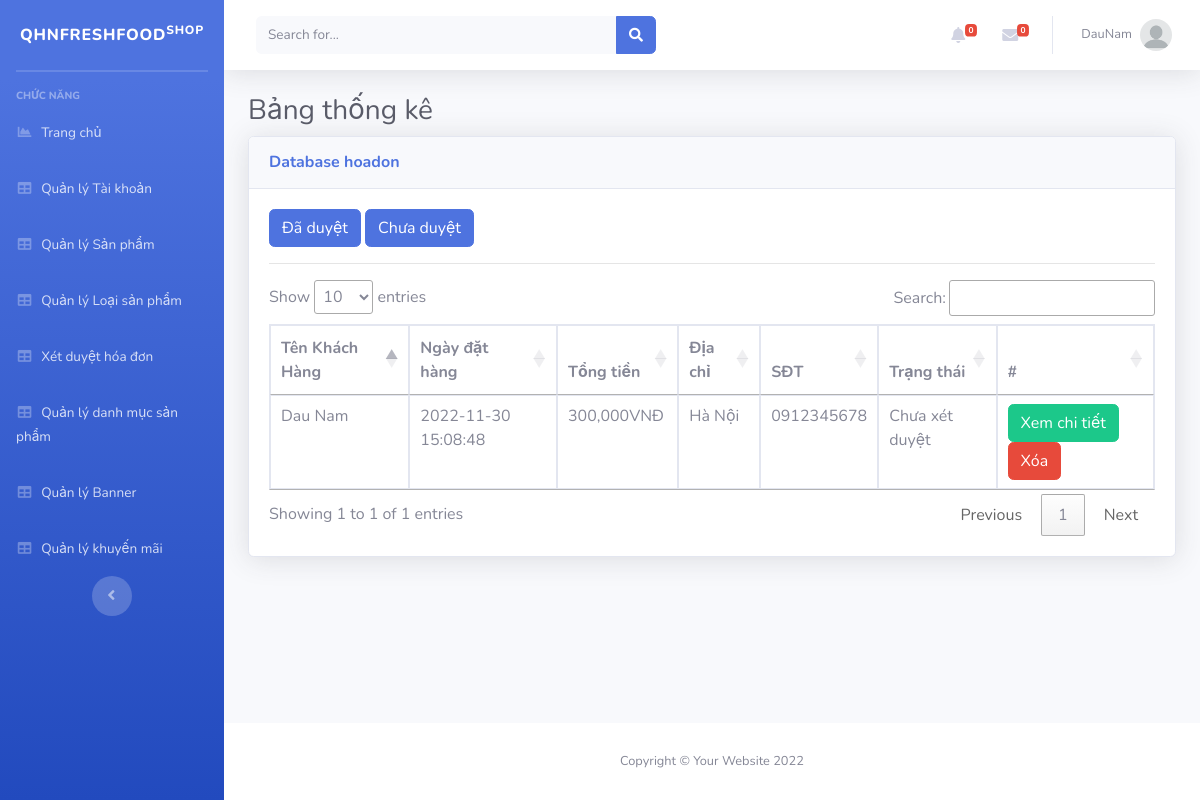
The page /Admin/index.php?mod=hoadon (signed in) on the database its author committed.
### tables this page shows
CREATE TABLE `hoadon` (
  `MaHD` int(11) NOT NULL,
  `MaND` int(11) NOT NULL,
  `NgayLap` datetime NOT NULL,
  `NguoiNhan` varchar(255) NOT NULL,
  `SDT` varchar(20) NOT NULL,
  `DiaChi` varchar(255) NOT NULL,
  `PhuongThucTT` varchar(255) NOT NULL,
  `TongTien` float NOT NULL,
  `TrangThai` varchar(255) NOT NULL
);

### Admin/MVC/Controllers/HoadonController.php (called while the page is built, shortened)
<?php
class HoaDonController
{
    var $hoadon_model;
    public function __construct()
    {
        $this->hoadon_model = new Hoadon();
    }
    function list()
    {
        if (isset($_GET['id'])) {
            $id = $_GET['id'];
            if ($id > 1) {
                $id = 0;
            }
            $data = $this->hoadon_model->trangthai($id);
        } else {
            $data = $this->hoadon_model->All();
        }
        require_once("MVC/Views/Admin/index.php");
    }
}

### Admin/MVC/Models/connection.php (called while the page is built, shortened)
<?php
    class Connection{
        function __construct()
        {
            $severname ="localhost";
            $username ="root";
            $password ="";
            $db_name ="qhnfreshfood";
            $this->conn = new mysqli($severname,$username,$password,$db_name);
        }
    }
?>

### Admin/MVC/Models/model.php (called while the page is built, shortened)
<?php
require_once("connection.php");
class Model
{
    var $table;
    var $contens;
    function __construct()
    {
        $conn_obj = new Connection();
        $this->conn = $conn_obj->conn;
    }
    function All()
    {
        $query = "select * from $this->table ORDER BY $this->contens DESC ";
        require("result.php");
        return $data;
    }
}

### Admin/MVC/Models/result.php (called while the page is built)
<?php
$result = $this->conn->query($query);
$data = array();
while ($row = $result->fetch_assoc()) {
    $data[] = $row;
}
?>

### Admin/MVC/Views/hoadon/list.php (the view, shortened to what this page needs)
<a href="?mod=hoadon&id=1" type="button" class="btn btn-primary">Đã duyệt</a>
<a href="?mod=hoadon&id=0" type="button" class="btn btn-primary">Chưa duyệt</a>
<hr>
<table class="table table-bordered" id="dataTable" width="100%" cellspacing="0">
  <thead>
    <tr>
      <th scope="col">Tên Khách Hàng</th>
      <th scope="col">Ngày đặt hàng</th>
      <th scope="col">Tổng tiền</th>
      <th scope="col">Địa chỉ</th>
      <th scope="col">SĐT</th>
      <th scope="col">Trạng thái</th>
      <th>#</th>
    </tr>
  </thead>
  <tbody>
    <?php foreach ($data as $row) { ?>
      <tr>
        <td><?= $row['NguoiNhan'] ?></td>
        <td><?= $row['NgayLap'] ?></td>
        <td><?= number_format($row['TongTien']) ?>VNĐ</td>
        <td><?= $row['DiaChi'] ?></td>
        <td><?= $row['SDT'] ?></td>
        <td><?php if($row['TrangThai']==0){
            echo 'Chưa xét duyệt';
        }else{
            echo 'Đã xét duyệt';
        }
        ?></td>
        <td>
          <a href="?mod=hoadon&act=chitiet&id=<?= $row['MaHD'] ?>" class="btn btn-success" >Xem chi tiết</a>
          <a href="?mod=hoadon&act=delete&id=<?= $row['MaHD'] ?>" onclick="return confirm('Bạn có thật sự muốn xóa ?');" type="button" class="btn btn-danger">Xóa</a>
        </td>
      </tr>
    <?php } ?>
</table>

### rows shown on the page
hoadon: NguoiNhan "Dau Nam", NgayLap "2022-11-30 15:08:48", TongTien "300,000", DiaChi "Hà Nội", SDT "0912345678", TrangThai "Chưa xét duyệt"

### other values the page prints
$_SESSION['login']['TaiKhoan'] "DauNam"
$mod "hoadon"
